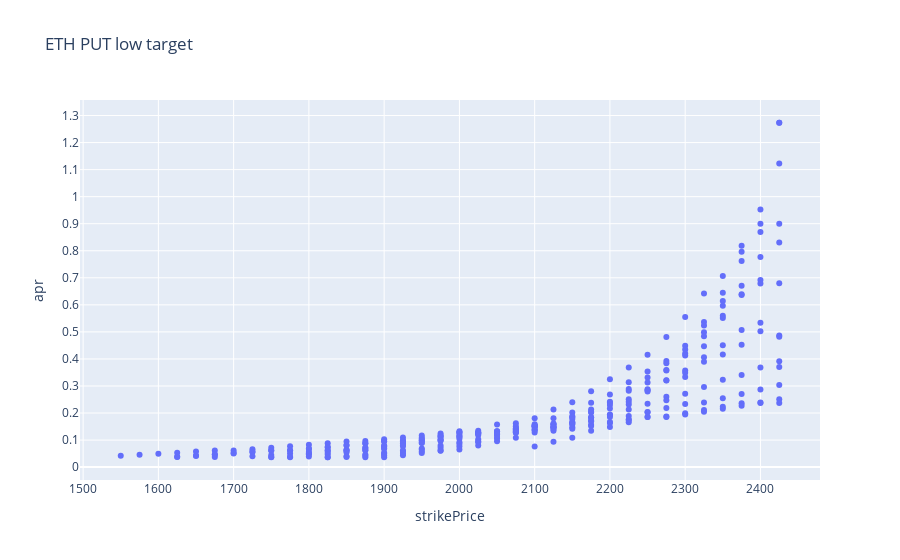

Write notebook code for a chart like this one.
### Code cell
fig = px.scatter(df, x="strikePrice", y="apr", hover_data=["id","orderId", "duration", "1000return"], title=f"{TargetItem} {Direction} low target")
fig.update_layout(
    yaxis = dict(
        tickmode = 'linear',
        tick0 = 0,
        dtick = 0.1
    )
)
fig.show()

### Figure 1 — Plotly figure (JSON) as saved in the notebook; plotly's stock layout.template omitted (floating-point values rounded to 4 significant figures; data arrays with more than 128 entries replaced by an {"elided": "..."} marker saying what was removed)
{"data": [{"customdata": {"elided": "324x4 mixed values"}, "hovertemplate": "strikePrice=%{x}<br>apr=%{y}<br>id=%{customdata[0]}<br>orderId=%{customdata[1]}<br>duration=%{customdata[2]}<br>1000return=%{customdata[3]}<extra></extra>", "legendgroup": "", "marker": {"color": "#636efa", "symbol": "circle"}, "mode": "markers", "name": "", "orientation": "v", "showlegend": false, "type": "scatter", "x": {"elided": "324 int values"}, "xaxis": "x", "y": {"elided": "324 float values"}, "yaxis": "y"}], "layout": {"legend": {"tracegroupgap": 0}, "title": {"text": "ETH PUT low target"}, "xaxis": {"anchor": "y", "domain": [0, 1], "title": {"text": "strikePrice"}}, "yaxis": {"anchor": "x", "domain": [0, 1], "dtick": 0.1, "tick0": 0, "tickmode": "linear", "title": {"text": "apr"}}}}
